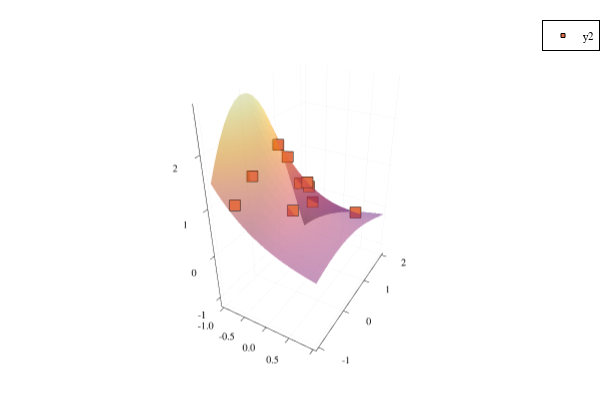

The notebook cell this image was saved under:
### Code cell
# multiple dimensions
basis = Basis(SplineParams(25, -1, 1, 2),SplineParams(20, -1, 2, 1))   # quadratic and linear spline
# get nodes
X, x12 = BasisMatrices.nodes(basis)

# function to interpolate
f2(x1, x2) = cos.(x2) ./ exp.(x1)
f2(X::Matrix) = f2.(X[:, 1], X[:, 2])

# f at nodes
y = f2(X)
Ymat = [f2(i,j) for i in x12[1], j in x12[2]]

coefs, bbs = funfitxy(basis, X, y)
ynew = funeval(coefs, basis, X[5:5, :])[1]
using Test
@test maximum(abs, ynew -  y[5]) <= 1e-12

plotlyjs()
Plots.surface(x12[1],x12[2],Ymat',alpha=0.7,cbar=false)

xnew=hcat(-1 .+ rand(10)*2 , -1 .+ rand(10)*3)
ynew = [funeval(coefs, basis, xnew[i,:]) for i in 1:size(xnew,1)]
Plots.scatter!(xnew[:,1],xnew[:,2],ynew,markersize=2,markershape=:rect)

### Figure 1 — Plotly figure (JSON) as saved in the notebook; plotly's stock layout.template omitted (floating-point values rounded to 4 significant figures; data arrays with more than 128 entries replaced by an {"elided": "..."} marker saying what was removed)
{"data": [{"colorbar": {"len": 0.9525, "title": "", "x": 0.9934, "y": 0.5139}, "colorscale": {"elided": "256x2 mixed values"}, "name": "y1", "opacity": 0.7, "scene": "scene", "showlegend": false, "showscale": false, "type": "surface", "x": [-1, -0.9583, -0.875, -0.7917, -0.7083, -0.625, -0.5417, -0.4583, -0.375, -0.2917, -0.2083, -0.125, -0.04167, 0.04167, 0.125, 0.2083, 0.2917, 0.375, 0.4583, 0.5417, 0.625, 0.7083, 0.7917, 0.875, 0.9583, 1], "xaxis": "x", "y": [-1, -0.8421, -0.6842, -0.5263, -0.3684, -0.2105, -0.05263, 0.1053, 0.2632, 0.4211, 0.5789, 0.7368, 0.8947, 1.053, 1.211, 1.368, 1.526, 1.684, 1.842, 2], "yaxis": "y", "z": {"elided": "20x26 float values"}, "zaxis": "z", "zmax": 2.715, "zmin": -1.131}, {"colorbar": {"len": 0.9525, "title": "", "x": 0.9934, "y": 0.5139}, "legendgroup": "y2", "marker": {"color": "rgba(227, 111, 71, 1.000)", "line": {"color": "rgba(0, 0, 0, 1.000)", "width": 1}, "size": 4, "symbol": "square"}, "mode": "markers", "name": "y2", "scene": "scene", "showlegend": true, "type": "scatter3d", "x": [-0.5721, 0.1007, -0.533, -0.6485, -0.425, -0.6084, -0.718, 0.5882, -0.5708, -0.2528], "xaxis": "x", "y": [0.6678, -0.2379, -0.4894, 0.4813, 1.229, -0.9098, 1.342, 1.409, 1.642, 0.8678], "yaxis": "y", "z": [1.387, 0.8772, 1.501, 1.69, 0.5128, 1.125, 0.4634, 0.08944, -0.1264, 0.8309], "zaxis": "z", "zmax": 2.715, "zmin": -1.131}], "layout": {"annotations": [], "height": 400, "legend": {"bgcolor": "rgba(255, 255, 255, 1.000)", "bordercolor": "rgba(0, 0, 0, 1.000)", "borderwidth": 1, "font": {"color": "rgba(0, 0, 0, 1.000)", "family": "sans-serif", "size": 11}, "title": {"font": {"color": "rgba(0, 0, 0, 1.000)", "family": "sans-serif", "size": 15}, "text": ""}, "tracegroupgap": 0, "traceorder": "normal", "x": 1, "xanchor": "auto", "y": 1, "yanchor": "auto"}, "margin": {"b": 20, "l": 0, "r": 0, "t": 20}, "paper_bgcolor": "rgba(255, 255, 255, 1.000)", "plot_bgcolor": "rgba(255, 255, 255, 1.000)", "scene": {"camera": {"eye": {"x": 1.126, "y": -1.95, "z": 1.3}, "projection": "orthographic"}, "domain": {"x": [0.03619, 0.9934], "y": [0.03762, 0.9902]}, "xaxis": {"gridcolor": "rgba(0, 0, 0, 0.100)", "gridwidth": 0.5, "linecolor": "rgba(0, 0, 0, 1.000)", "mirror": false, "range": [-1.06, 1.06], "showgrid": true, "showline": true, "showticklabels": true, "tickangle": 0, "tickcolor": "rgb(0, 0, 0)", "tickfont": {"color": "rgba(0, 0, 0, 1.000)", "family": "sans-serif", "size": 11}, "tickmode": "array", "ticks": "inside", "ticktext": ["-1.0", "-0.5", "0.0", "0.5", "1.0"], "tickvals": [-1, -0.5, 0, 0.5, 1], "title": "", "titlefont": {"color": "rgba(0, 0, 0, 1.000)", "family": "sans-serif", "size": 15}, "type": "-", "visible": true, "zeroline": false, "zerolinecolor": "rgba(0, 0, 0, 1.000)"}, "yaxis": {"gridcolor": "rgba(0, 0, 0, 0.100)", "gridwidth": 0.5, "linecolor": "rgba(0, 0, 0, 1.000)", "mirror": false, "range": [-1.09, 2.09], "showgrid": true, "showline": true, "showticklabels": true, "tickangle": 0, "tickcolor": "rgb(0, 0, 0)", "tickfont": {"color": "rgba(0, 0, 0, 1.000)", "family": "sans-serif", "size": 11}, "tickmode": "array", "ticks": "inside", "ticktext": ["-1", "0", "1", "2"], "tickvals": [-1, 0, 1, 2], "title": "", "titlefont": {"color": "rgba(0, 0, 0, 1.000)", "family": "sans-serif", "size": 15}, "type": "-", "visible": true, "zeroline": false, "zerolinecolor": "rgba(0, 0, 0, 1.000)"}, "zaxis": {"gridcolor": "rgba(0, 0, 0, 0.100)", "gridwidth": 0.5, "linecolor": "rgba(0, 0, 0, 1.000)", "mirror": false, "range": [-1.247, 2.83], "showgrid": true, "showline": true, "showticklabels": true, "tickangle": 0, "tickcolor": "rgb(0, 0, 0)", "tickfont": {"color": "rgba(0, 0, 0, 1.000)", "family": "sans-serif", "size": 11}, "tickmode": "array", "ticks": "inside", "ticktext": ["-1", "0", "1", "2"], "tickvals": [-1, 0, 1, 2], "title": "", "titlefont": {"color": "rgba(0, 0, 0, 1.000)", "family": "sans-serif", "size": 15}, "type": "-", "visible": true, "zeroline": false, "zerolinecolor": "rgba(0, 0, 0, 1.000)"}}, "showlegend": true, "width": 600}}
